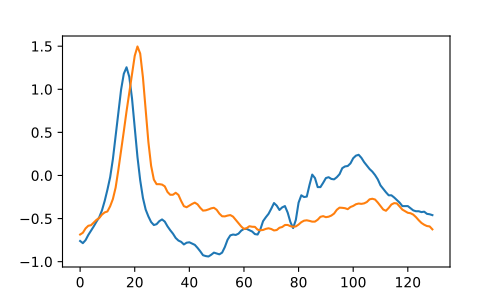

The script that drew this image:
import random
import numpy as np
from scipy.misc import electrocardiogram
import matplotlib.pyplot as plt
import seg1d 

# After imports, the scipy signal ECG data is called and some segments are taken.

ecg = electrocardiogram() #get the scipy sample data 
ref_slices = [[927, 1057],[1111, 1229]] #pick sample endpoints

s = seg1d.Segmenter()  #create the segmenter

refs = [ ecg[x[0]:x[1]] for x in ref_slices ]
for r in refs: s.add_reference(r) #set reference data

s.set_target(ecg[1500:3500]) #set the target data to the ecg after ref
segments = s.segment()  # run segmenter with defaults

print(np.around(segments,decimals=7))
# [[1.607000e+03 1.729000e+03 8.169533e-01]
# [7.380000e+02 8.220000e+02 8.123868e-01]
# [9.190000e+02 1.003000e+03 8.120505e-01]
# [1.439000e+03 1.552000e+03 8.092366e-01]
# [3.600000e+02 4.930000e+02 8.077664e-01]
# [1.091000e+03 1.213000e+03 8.043364e-01]
# [1.775000e+03 1.895000e+03 7.998723e-01]
# [1.720000e+02 3.000000e+02 7.926582e-01]
# [1.268000e+03 1.340000e+03 7.847107e-01]
# [5.540000e+02 6.280000e+02 7.802931e-01]]

# The reference data is automatically scaled to the largest reference in the dataset
# when the ``segment`` method is called. Therefore, by retrieving this attribute
# we can plot what the reference set looks like when the lengths are normalized.

# In the example, it is clear the peaks of the reference segments are not aligned.
# This discrepency, due to the averaging of all reference data items, will be seen
# in the final segments of the target data later.

refs = s.r
refs = np.asarray( [ x[y] for x in refs for y in x ] )

plt.figure(figsize=(5,3))  # doctest: +SKIP
plt.plot(refs.T)  # doctest: +SKIP
plt.show()  # doctest: +SKIP
